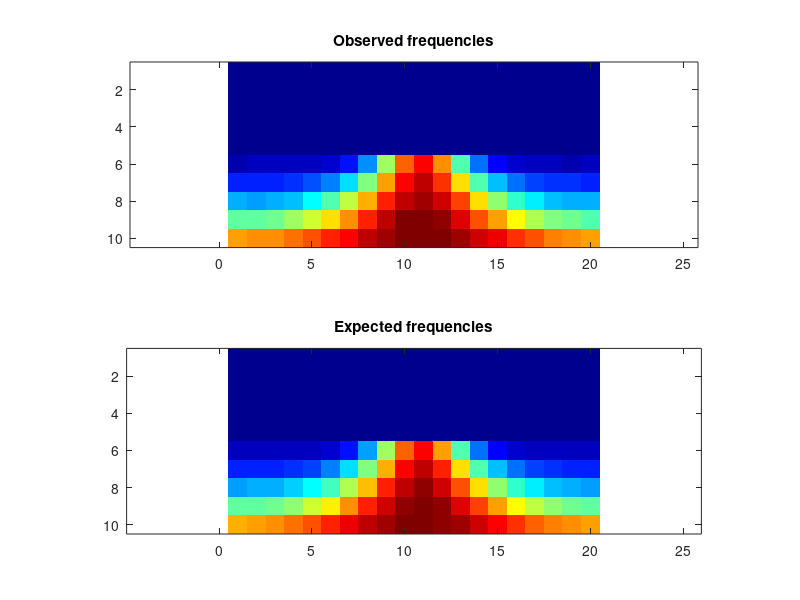

This figure's MATLAB source:
obsFrequencies = [ 0, 0, 0, 0, 0, 0, 0, 0, 0, 0, 0, 0, 0, 0, 0, 0, 0, 0, 0, 0; 0, 0, 0, 0, 0, 0, 0, 0, 0, 0, 0, 0, 0, 0, 0, 0, 0, 0, 0, 0; 0, 0, 0, 0, 0, 0, 0, 0, 0, 0, 0, 0, 0, 0, 0, 0, 0, 0, 0, 0; 0, 0, 0, 0, 0, 0, 0, 0, 0, 0, 0, 0, 0, 0, 0, 0, 0, 0, 0, 0; 0, 0, 0, 0, 0, 0, 0, 0, 0, 0, 0, 0, 0, 0, 0, 0, 0, 0, 0, 0; 762, 879, 795, 845, 937, 1272, 2270, 4408, 8713, 12867, 14589, 12166, 7469, 3772, 1877, 1073, 893, 810, 767, 816; 2490, 2514, 2596, 2684, 3201, 3958, 5695, 8378, 11831, 14654, 15606, 13708, 10970, 7460, 5040, 3782, 3020, 2755, 2638, 2476; 4811, 4711, 4974, 5172, 6054, 7405, 9206, 11666, 14077, 15582, 16191, 15365, 13412, 10775, 8439, 7005, 5892, 5163, 4866, 4720; 7650, 7763, 8090, 8708, 9636, 10785, 12288, 14060, 15583, 16642, 16758, 16264, 15046, 13344, 11834, 10443, 9162, 8378, 7988, 7537; 11943, 12128, 12220, 12626, 13268, 13985, 14593, 15570, 16218, 16664, 16642, 16540, 16104, 15419, 14722, 13792, 13131, 12483, 12219, 11928 ];
expFrequencies = [ 0, 0, 0, 0, 0, 0, 0, 0, 0, 0, 0, 0, 0, 0, 0, 0, 0, 0, 0, 0; 0, 0, 0, 0, 0, 0, 0, 0, 0, 0, 0, 0, 0, 0, 0, 0, 0, 0, 0, 0; 0, 0, 0, 0, 0, 0, 0, 0, 0, 0, 0, 0, 0, 0, 0, 0, 0, 0, 0, 0; 0, 0, 0, 0, 0, 0, 0, 0, 0, 0, 0, 0, 0, 0, 0, 0, 0, 0, 0, 0; 0, 0, 0, 0, 0, 0, 0, 0, 0, 0, 0, 0, 0, 0, 0, 0, 0, 0, 0, 0; 807.995, 810.145, 818.359, 844.539, 932.119, 1237.97, 2186.41, 4559.19, 8716.88, 13055.7, 14587.3, 12094.7, 7524.92, 3770.97, 1841.96, 1121.12, 898.628, 834.656, 815.284, 809.211; 2525.42, 2546, 2613.08, 2774.65, 3147.36, 3970.89, 5612.97, 8337.14, 11767.5, 14645.1, 15565.6, 14046, 10877.3, 7538.76, 5092.32, 3697.37, 3020.87, 2719.37, 2589.59, 2537.27; 4678.31, 4746.24, 4946.11, 5347.23, 6073.46, 7291.11, 9127.68, 11497.6, 13949.2, 15761.1, 16309.2, 15397.2, 13350.2, 10856.6, 8596.11, 6922.45, 5847.07, 5219.15, 4879.25, 4717.89; 7644.87, 7762.1, 8083.5, 8652.89, 9527.27, 10745.3, 12272.8, 13948, 15478.2, 16524.1, 16829.7, 16318.6, 15118.4, 13518.2, 11857.4, 10399.8, 9270.76, 8479.88, 7979.45, 7713.74; 11829.3, 11933.5, 12204.9, 12643.5, 13241.3, 13970.3, 14773.2, 15560.3, 16221.2, 16649.6, 16771.9, 16566.7, 16069.8, 15365.7, 14564.3, 13773, 13073.7, 12515.1, 12119.2, 11890.9 ];
colormap(jet);
clf; subplot(2,1,1);
imagesc(obsFrequencies);
title('Observed frequencies');
axis equal;
subplot(2,1,2);
imagesc(expFrequencies);
axis equal;
title('Expected frequencies');
